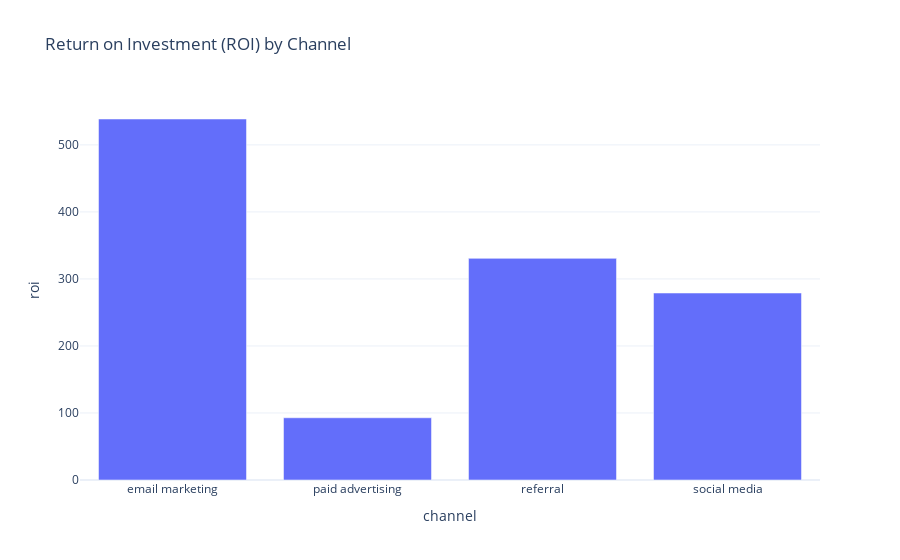

The code cell stored with this chart in its notebook:
### Markdown cell above
Question 6 : Calculate the return on investment (ROI) for each channel.

### Code cell
data['roi'] = data['revenue'] / data['cost']
roi_by_channel = data.groupby('channel')['roi'].mean().reset_index()
fig = px.bar(roi_by_channel , 
             x = 'channel',
             y = 'roi',
             title= 'Return on Investment (ROI) by Channel')
fig.show()

### Figure 1 — Plotly figure (JSON) as saved in the notebook; plotly's stock layout.template omitted (floating-point values rounded to 4 significant figures)
{"data": [{"alignmentgroup": "True", "hovertemplate": "channel=%{x}<br>roi=%{y}<extra></extra>", "legendgroup": "", "marker": {"color": "#636efa", "pattern": {"shape": ""}}, "name": "", "offsetgroup": "", "orientation": "v", "showlegend": false, "textposition": "auto", "type": "bar", "x": ["email marketing", "paid advertising", "referral", "social media"], "xaxis": "x", "y": [538.6, 92.83, 330.7, 279.0], "yaxis": "y"}], "layout": {"autosize": true, "barmode": "relative", "legend": {"tracegroupgap": 0}, "title": {"text": "Return on Investment (ROI) by Channel"}, "xaxis": {"anchor": "y", "autorange": true, "domain": [0, 1], "range": [-0.5, 3.5], "title": {"text": "channel"}, "type": "category"}, "yaxis": {"anchor": "x", "autorange": true, "domain": [0, 1], "range": [0, 567.0], "title": {"text": "roi"}, "type": "linear"}}}
